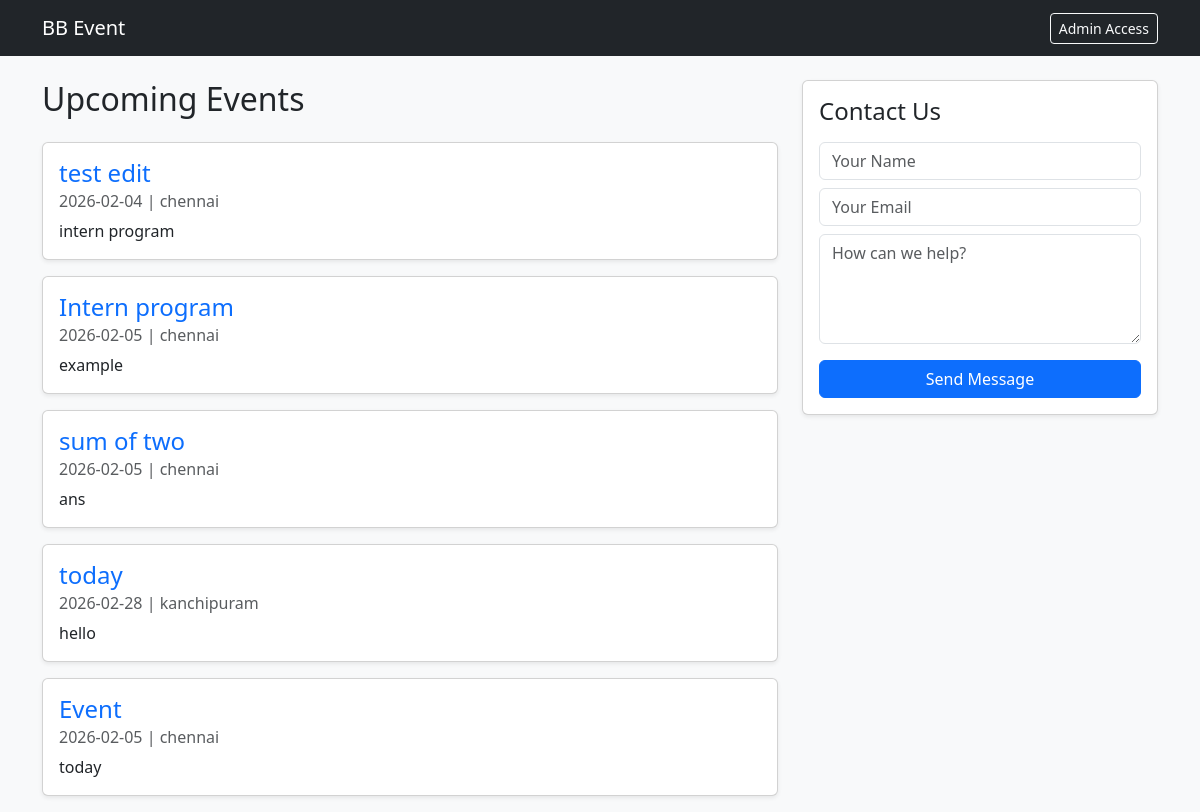
The page / on the database its author committed.
### app.py (models this page shows)
class Event(db.Model):
    id = db.Column(db.Integer, primary_key=True)
    title = db.Column(db.String(100))
    date = db.Column(db.String(50))
    description = db.Column(db.Text)
    location = db.Column(db.String(100))

### app.py (the view)
@app.route('/')
def home():
    events = Event.query.all()
    return render_template('index.html', events=events)

### templates/index.html (shortened to what this page needs)
<!DOCTYPE html>
<html lang="en">
<head>
    <link href="https://cdn.jsdelivr.net/npm/bootstrap@5.3.0/dist/css/bootstrap.min.css" rel="stylesheet">
</head>
<body class="bg-light">
    <nav class="navbar navbar-dark bg-dark mb-4">
        <div class="container">
            <a class="navbar-brand font-weight-bold" href="#">BB Event</a>
            <a href="/login" class="btn btn-outline-light btn-sm">Admin Access</a>
        </div>
    </nav>
    <div class="container">
        <div class="row">
            <div class="col-md-8">
                <h2 class="mb-4">Upcoming Events</h2>
                {% for e in events %}
                <div class="card mb-3 shadow-sm">
                    <div class="card-body">
                        <h4 class="card-title text-primary">{{ e.title }}</h4>
                        <h6 class="card-subtitle mb-2 text-muted">{{ e.date }} | {{ e.location }}</h6>
                        <p class="card-text">{{ e.description }}</p>
                    </div>
                </div>
                {% endfor %}
            </div>
            <div class="col-md-4">
                <div class="card shadow-sm">
                    <div class="card-body">
                        <h4 class="mb-3">Contact Us</h4>
                        <form action="/contact" method="POST">
                            <input type="text" name="name" class="form-control mb-2" placeholder="Your Name" required>
                            <input type="email" name="email" class="form-control mb-2" placeholder="Your Email" required>
                            <textarea name="content" class="form-control mb-3" placeholder="How can we help?" rows="4" required></textarea>
                            <button class="btn btn-primary w-100">Send Message</button>
                        </form>
                    </div>
                </div>
            </div>
        </div>
    </div>
</body>
</html>

### rows shown on the page
Event: title "test edit", date "2026-02-04", location "chennai", description "intern program"
Event: title "Intern program", date "2026-02-05", location "chennai", description "example"
Event: title "sum of two", date "2026-02-05", location "chennai", description "ans"
Event: title "today", date "2026-02-28", location "kanchipuram", description "hello"
Event: title "Event", date "2026-02-05", location "chennai", description "today"
